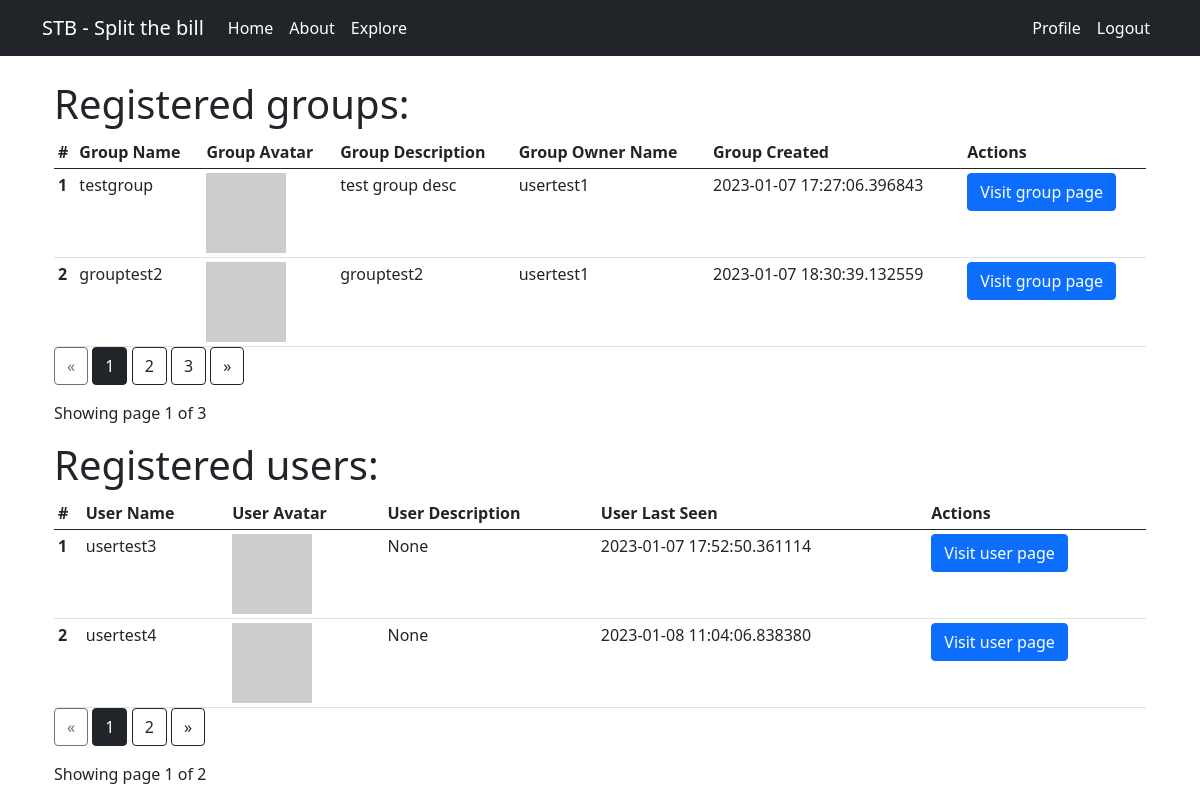
Page /explore (signed in) on the committed database.
### app/models.py (models this page shows, shortened)
class Group(db.Model):
    id = db.Column(db.Integer, primary_key=True)
    name = db.Column(db.String(64), index=True, unique=True)
    owner_id = db.Column(db.Integer, db.ForeignKey("user.id", ondelete='CASCADE'))
    date_created = db.Column(db.DateTime, default=datetime.utcnow)
    description = db.Column(db.String(255))
    owner = db.relationship("User", foreign_keys=[owner_id], backref=db.backref("owned_groups", lazy=True, cascade="all, delete, delete-orphan", passive_deletes=True, single_parent=True))
    membership_requests = db.relationship("MembershipRequest", cascade="all, delete, delete-orphan", passive_deletes=True, single_parent=True, backref=db.backref("group", lazy=True))
    invitations = db.relationship("Invitation", cascade="all, delete, delete-orphan", passive_deletes=True, single_parent=True,  backref=db.backref("group", lazy=True))
    def avatar(self, size):
        digest = md5(self.description.lower().encode("utf-8")).hexdigest()
        return f"https://avatars.dicebear.com/api/identicon/{digest}.svg?size={size}"

class User(UserMixin, db.Model):
    id = db.Column(db.Integer, primary_key=True)
    username = db.Column(db.String(64), index=True, unique=True)
    email = db.Column(db.String(120), index=True, unique=True)
    password_hash = db.Column(db.String(128))
    about_me = db.Column(db.String(140))
    last_seen = db.Column(db.DateTime, default=datetime.utcnow)
    groups = db.relationship("Group", secondary="group_member", backref=db.backref("users", lazy=True,cascade="all, delete, delete-orphan", passive_deletes=True, single_parent=True))
    membership_requests = db.relationship("MembershipRequest", cascade="all, delete, delete-orphan", passive_deletes=True, single_parent=True, backref=db.backref("user", lazy=True))
    invitations = db.relationship("Invitation",cascade="all, delete, delete-orphan", passive_deletes=True, single_parent=True, backref=db.backref("user", lazy=True))
    def avatar(self, size):
        digest = md5(self.email.lower().encode("utf-8")).hexdigest()
        return f"https://avatars.dicebear.com/api/personas/{digest}.svg?size={size}"

### app/main/routes.py (the view)
@bp.route('/explore', methods=['GET'])
@login_required
def explore():
    page_group = request.args.get('page_group', 1, type=int)
    page_user = request.args.get('page_user', 1, type=int)
    groups = Group.query.paginate(page=page_group, per_page=2)
    users = User.query.paginate(page=page_user, per_page=2)
    return render_template('explore.html', title='index', groups=groups, users=users)

### app/main/routes.py (called while the page is built)
@bp.before_request
def before_request():
    if current_user.is_authenticated:
        current_user.last_seen = datetime.utcnow()
        db.session.commit()

### app/models.py (called while the page is built)
@login.user_loader
def load_user(id):
    return User.query.get(int(id))

### app/templates/explore.html
{% extends 'base.html' %}
{% block app_content %}
<div class="container">
    <div class="row">
        <h1>Registered groups:</h1>
        <div class="table-responsive">
            <table class="table table-sm mb-0">
                <thead class="thead-dark">
                    <tr>
                        <th>#</th>
                        <th>Group Name</th>
                        <th>Group Avatar</th>
                        <th>Group Description</th>
                        <th>Group Owner Name</th>
                        <th>Group Created</th>
                        <th>Actions</th>
                    </tr>
                </thead>
                <tbody>
                    {% for group in groups.items %}
                    <tr>
                        <th scope="row">{{ loop.index }}</th>
                        <td>{{ group.name }}</td>
                        <td><img src="{{ group.avatar(32) }}"></td>
                        <td>{{ group.description }}</td>
                        <td>{{ group.owner.username }}</td>
                        <td>{{ group.date_created }}</td>
                        <td>
                            <form action="{{ url_for('main.group', groupname=group.name) }}" method="GET">
                                <button type="submit" class="btn btn-primary">Visit group page</button>
                            </form>
                        </td>
                    </tr>
                    {% endfor %}
                </tbody>
            </table>
        </div>
        <div class="text-right">
            <a href="{{ url_for('main.explore', page_group=groups.prev_num) }}" class="btn btn-outline-dark
               {% if groups.page == 1 %}disabled{% endif %}">
                &laquo;
            </a>
            {% for page_num_group in groups.iter_pages(left_edge=1, right_edge=1, left_current=1, right_current=2) %}
            {% if page_num_group %}
            {% if groups.page == page_num_group %}
            <a href="{{ url_for('main.explore', page_group=page_num_group, page_user=users.page) }}"
                class="btn btn-dark">
                {{ page_num_group }}
            </a>
            {% else %}
            <a href="{{ url_for('main.explore', page_group=page_num_group, page_user=users.page) }}"
                class="btn btn-outline-dark">
                {{ page_num_group }}
            </a>
            {% endif %}
            {% else %}
            ...
            {% endif %}
            {% endfor %}
            <a href="{{ url_for('main.explore', page_group=groups.next_num, page_user=users.page) }}" class="btn btn-outline-dark
               {% if groups.page == groups.pages %}disabled{% endif %}">
                &raquo;
            </a>
        </div>
        <p class="text-right mt-3">
            Showing page {{ groups.page }} of {{ groups.pages }}
        </p>
    </div>
    <div class="row">
        <h1>Registered users:</h1>
        <div class="table-responsive">
            <table class="table table-sm mb-0">
                <thead class="thead-dark">
                    <tr>
                        <th>#</th>
                        <th>User Name</th>
                        <th>User Avatar</th>
                        <th>User Description</th>
                        <th>User Last Seen</th>
                        <th>Actions</th>
                    </tr>
                </thead>
                <tbody>
                    {% for user in users.items %}
                    <tr>
                        <th scope="row">{{ loop.index }}</th>
                        <td>{{ user.username }}</td>
                        <td><img src="{{ user.avatar(32) }}"></td>
                        <td>{{ user.about_me }}</td>
                        <td>{{ user.last_seen }}</td>
                        <td>
                            <form action="{{ url_for('main.user', username=user.username) }}" method="GET">
                                <button type="submit" class="btn btn-primary">Visit user page</button>
                            </form>
                        </td>
                    </tr>
                    {% endfor %}
                </tbody>
            </table>
        </div>
        <div class="text-right">
            <a href="{{ url_for('main.explore', page_group=groups.page, page_user=users.prev_num) }}" class="btn btn-outline-dark
                       {% if users.page == 1 %}disabled{% endif %}">
                &laquo;
            </a>
            {% for page_num_user in users.iter_pages(left_edge=1, right_edge=1, left_current=1, right_current=2) %}
            {% if page_num_user %}
            {% if users.page == page_num_user %}
            <a href="{{ url_for('main.explore', page_group=groups.page, page_user=page_num_user) }}"
                class="btn btn-dark">
                {{ page_num_user }}
            </a>
            {% else %}
            <a href="{{ url_for('main.explore', page_group=groups.page, page_user=page_num_user) }}"
                class="btn btn-outline-dark">
                {{ page_num_user }}
            </a>
            {% endif %}
            {% else %}
            ...
            {% endif %}
            {% endfor %}
            <a href="{{ url_for('main.explore', page_group=groups.page, page_user=users.next_num) }}" class="btn btn-outline-dark
                       {% if users.page == users.pages %}disabled{% endif %}">
                &raquo;
            </a>
        </div>
        <p class="text-right mt-3">
            Showing page {{ users.page }} of {{ users.pages }}
        </p>
    </div>
</div>
{% endblock %}

### rows in the picture
Group: name "testgroup", description "test group desc", owner.username "usertest1", date_created "2023-01-07 17:27:06.396843"
Group: name "grouptest2", description "grouptest2", owner.username "usertest1", date_created "2023-01-07 18:30:39.132559"
User: username "usertest3", about_me "None", last_seen "2023-01-07 17:52:50.361114"
User: username "usertest4", about_me "None", last_seen "2023-01-08 11:04:06.838380"

### other values in the picture
{{ page_num_group }} "1"
{{ page_num_group }} "2" "3"
{{ groups.page }} "1"
{{ groups.pages }} "3"
{{ page_num_user }} "1"
{{ page_num_user }} "2"
{{ users.page }} "1"
{{ users.pages }} "2"
